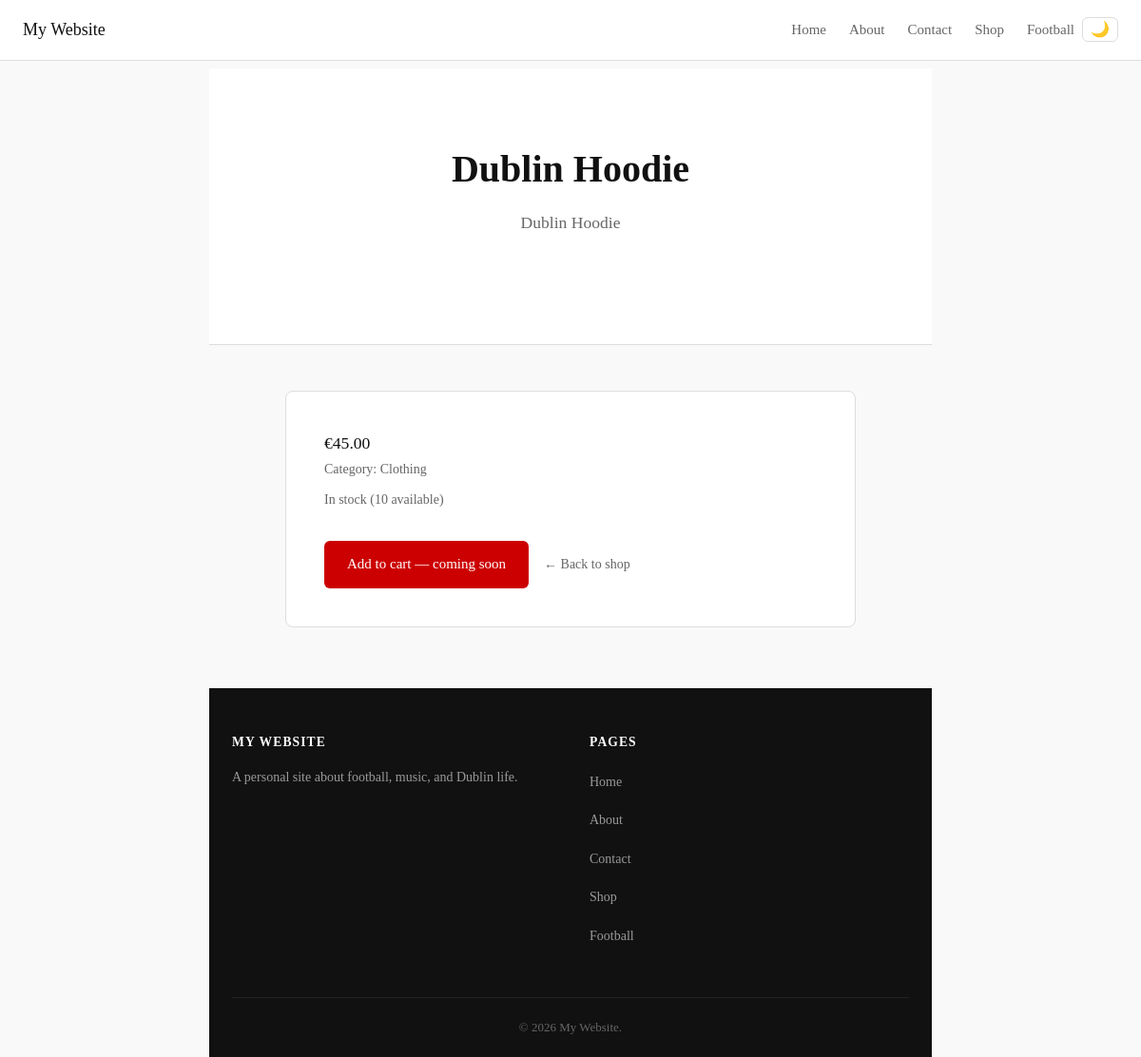
Screenshot of /shop/product/1/ with the database file from the repository.
### shop/models.py (models this page shows, shortened)
class Product(models.Model):
    CATEGORY_CHOICES = [
        ('clothing', 'Clothing'),
        ('accessories', 'Accessories'),
    ]
    name = models.CharField(max_length=200)
    description = models.TextField()
    price = models.DecimalField(max_digits=6, decimal_places=2)
    category = models.CharField(max_length=50, choices=CATEGORY_CHOICES)
    stock = models.PositiveIntegerField(default=0)
    available = models.BooleanField(default=True)
    created_at = models.DateTimeField(auto_now_add=True)
    class Meta:
        ordering = ['name']

### shop/views.py (the view)
# urls.py: path('product/<int:pk>/', views.product_detail, name='product_detail'),
def product_detail(request, pk):
    product = get_object_or_404(Product, pk=pk, available=True)
    context = {
        'product': product,
    }
    return render(request, 'shop/detail.html', context)

### shop/templates/shop/detail.html (shortened to what this page needs)
{% extends 'core/base.html' %}
{% block content %}
<section class="hero">
  <h1>{{ product.name }}</h1>
  <p class="hero-subtitle">{{ product.description }}</p>
</section>
<section class="product-detail-section">
  <div class="product-detail-card">
    <div class="product-detail-info">
      <p class="product-price">€{{ product.price }}</p>
      <p class="product-category">Category: {{ product.get_category_display }}</p>
      <p class="product-stock">
        {% if product.stock > 0 %}
          In stock ({{ product.stock }} available)
        {% else %}
          Out of stock
        {% endif %}
      </p>
    </div>
    <div class="product-detail-actions">
      {% if product.stock > 0 %}
        <a href="#" class="btn">Add to cart — coming soon</a>
      {% else %}
        <button class="btn" disabled>Out of stock</button>
      {% endif %}
      <a href="{% url 'shop_home' %}" class="btn-secondary">← Back to shop</a>
    </div>
  </div>
</section>
{% endblock %}

### core/static/css/style.css (style rules this page uses)
* { box-sizing: border-box; margin: 0; padding: 0; }
:root { --font-main: Georgia, serif; --font-size-base: 18px; --line-height-base: 1.7; --color-text: #333333; --color-heading: #111111; --color-muted: #666666; --color-border: #dddddd; --color-accent: #cc0000; --color-bg: #f9f9f9; --color-white: #ffffff; --spacing-sm: 16px; --spacing-md: 32px; --spacing-lg: 64px; }
body { font-family: var(--font-main); font-size: var(--font-size-base); line-height: var(--line-height-base); color: var(--color-text); background-color: var(--color-bg); max-width: 800px; margin: 0 auto; padding: 0 20px; padding-top: 72px; }
h1, h2, h3, h4 { color: var(--color-heading); line-height: 1.3; margin-bottom: 16px; }
h1 { font-size: 2.5rem; }
p { margin-bottom: 16px; color: var(--color-text); }
a { color: var(--color-accent); text-decoration: none; }
.btn { display: inline-block; background-color: var(--color-accent); color: var(--color-white); padding: 12px 24px; border-radius: 6px; font-size: 15px; font-family: var(--font-main); border: none; cursor: pointer; transition: background-color 0.15s; }
.hero { text-align: center; padding: 80px 20px; background-color: var(--color-white); border-bottom: 1px solid var(--color-border); margin-bottom: 48px; }
.hero h1 { margin-bottom: 16px; }
.hero-subtitle { font-size: 1.1rem; color: var(--color-muted); margin-bottom: 32px; max-width: 500px; margin-left: auto; margin-right: auto; }
.product-price { font-size: 1.1rem; font-weight: 500; color: var(--color-heading); margin: 0; }
.product-detail-section { margin-bottom: var(--spacing-lg); }
.product-detail-card { background: var(--color-white); border: 1px solid var(--color-border); border-radius: 8px; padding: 40px; max-width: 600px; margin: 0 auto; }
.product-detail-info { margin-bottom: 32px; }
.product-category { font-size: 14px; color: var(--color-muted); margin-bottom: 8px; }
.product-stock { font-size: 14px; color: var(--color-muted); }
.product-detail-actions { display: flex; gap: 16px; align-items: center; }
.btn-secondary { font-size: 14px; color: var(--color-muted); text-decoration: none; }

### rows the page displays
Product: name "Dublin Hoodie", description "Dublin Hoodie", price "45.00", category "Clothing", stock "10"
